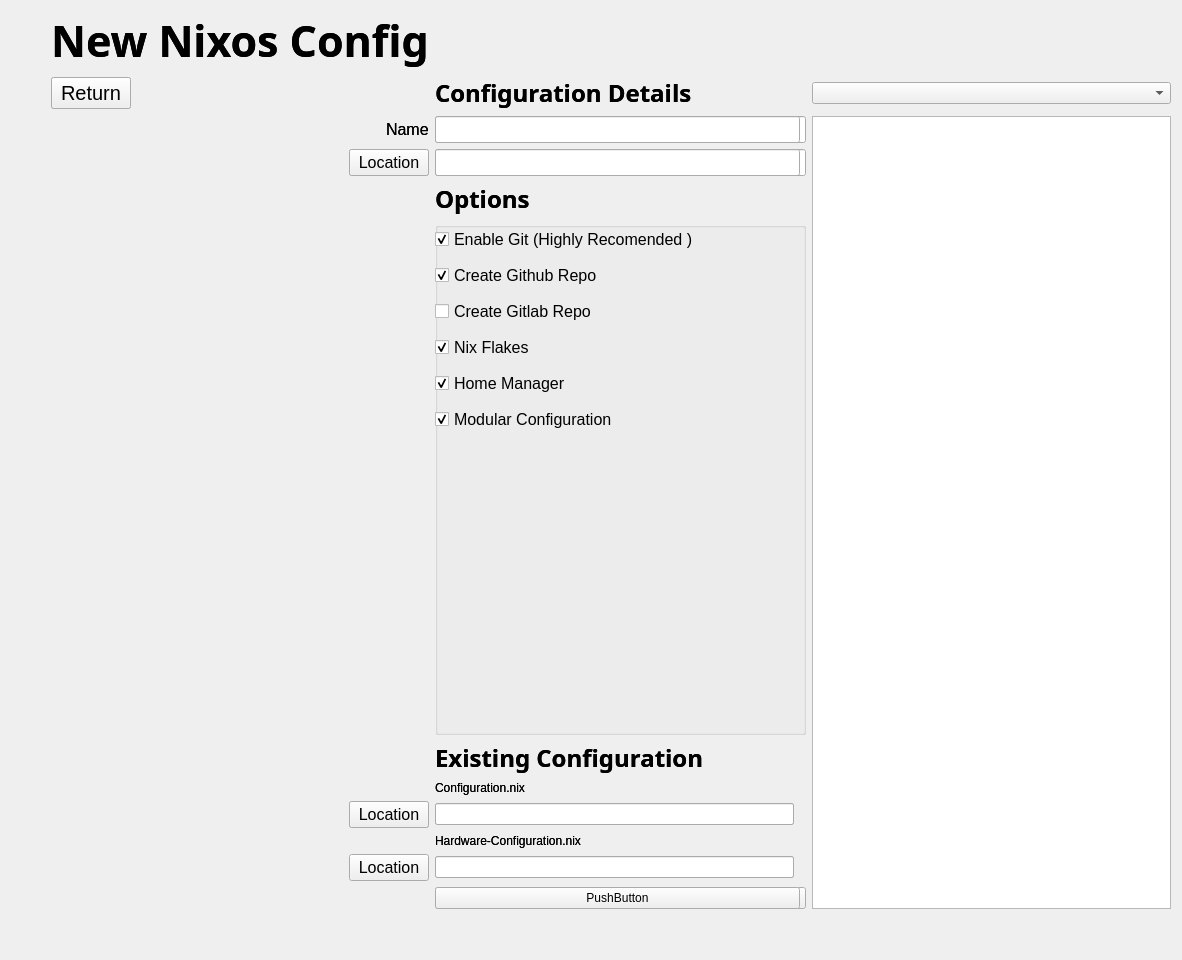
<?xml version="1.0" encoding="UTF-8"?>
<ui version="4.0">
 <class>centralwidget</class>
 <widget class="QWidget" name="centralwidget">
  <property name="geometry">
   <rect>
    <x>0</x>
    <y>0</y>
    <width>1182</width>
    <height>960</height>
   </rect>
  </property>
  <property name="sizePolicy">
   <sizepolicy hsizetype="Expanding" vsizetype="Expanding">
    <horstretch>1</horstretch>
    <verstretch>1</verstretch>
   </sizepolicy>
  </property>
  <layout class="QGridLayout" name="gridLayout" rowstretch="0,0,0,0,0,0,0,0,0,0,0,0,0" columnstretch="0,0,0,0,0,0">
   <property name="sizeConstraint">
    <enum>QLayout::SetNoConstraint</enum>
   </property>
   <property name="horizontalSpacing">
    <number>6</number>
   </property>
   <item row="3" column="1" alignment="Qt::AlignRight">
    <widget class="QPushButton" name="newConfigLocation">
     <property name="sizePolicy">
      <sizepolicy hsizetype="Fixed" vsizetype="Fixed">
       <horstretch>0</horstretch>
       <verstretch>0</verstretch>
      </sizepolicy>
     </property>
     <property name="font">
      <font>
       <pointsize>12</pointsize>
      </font>
     </property>
     <property name="text">
      <string>Location</string>
     </property>
     <property name="icon">
      <iconset>
       <normaloff>../assets/icons/folder.png</normaloff>../assets/icons/folder.png</iconset>
     </property>
    </widget>
   </item>
   <item row="8" column="2">
    <widget class="QLineEdit" name="existingConfig"/>
   </item>
   <item row="4" column="2" colspan="3">
    <widget class="QLabel" name="label_5">
     <property name="sizePolicy">
      <sizepolicy hsizetype="Preferred" vsizetype="Fixed">
       <horstretch>0</horstretch>
       <verstretch>0</verstretch>
      </sizepolicy>
     </property>
     <property name="font">
      <font>
       <family>cursor.pcf</family>
       <pointsize>18</pointsize>
       <weight>75</weight>
       <bold>true</bold>
      </font>
     </property>
     <property name="text">
      <string>Options</string>
     </property>
    </widget>
   </item>
   <item row="3" column="2" colspan="3">
    <widget class="QLineEdit" name="newConfig">
     <property name="font">
      <font>
       <pointsize>12</pointsize>
      </font>
     </property>
    </widget>
   </item>
   <item row="2" column="1" alignment="Qt::AlignRight">
    <widget class="QLabel" name="label_3">
     <property name="font">
      <font>
       <pointsize>12</pointsize>
      </font>
     </property>
     <property name="text">
      <string>Name</string>
     </property>
    </widget>
   </item>
   <item row="1" column="1">
    <widget class="QPushButton" name="pushButton">
     <property name="sizePolicy">
      <sizepolicy hsizetype="Fixed" vsizetype="Fixed">
       <horstretch>0</horstretch>
       <verstretch>0</verstretch>
      </sizepolicy>
     </property>
     <property name="font">
      <font>
       <pointsize>15</pointsize>
      </font>
     </property>
     <property name="text">
      <string>Return</string>
     </property>
     <property name="icon">
      <iconset>
       <normaloff>../assets/icons/back_arrow.png</normaloff>../assets/icons/back_arrow.png</iconset>
     </property>
     <property name="iconSize">
      <size>
       <width>32</width>
       <height>32</height>
      </size>
     </property>
    </widget>
   </item>
   <item row="9" column="2">
    <widget class="QLabel" name="label_8">
     <property name="text">
      <string>Hardware-Configuration.nix</string>
     </property>
    </widget>
   </item>
   <item row="6" column="2">
    <widget class="QLabel" name="label_6">
     <property name="font">
      <font>
       <family>cursor.pcf</family>
       <pointsize>18</pointsize>
       <weight>75</weight>
       <bold>true</bold>
      </font>
     </property>
     <property name="text">
      <string>Existing Configuration</string>
     </property>
    </widget>
   </item>
   <item row="7" column="2">
    <widget class="QLabel" name="label_7">
     <property name="text">
      <string>Configuration.nix</string>
     </property>
    </widget>
   </item>
   <item row="2" column="2" colspan="3">
    <widget class="QLineEdit" name="configName">
     <property name="sizePolicy">
      <sizepolicy hsizetype="Preferred" vsizetype="Fixed">
       <horstretch>0</horstretch>
       <verstretch>0</verstretch>
      </sizepolicy>
     </property>
     <property name="font">
      <font>
       <pointsize>12</pointsize>
      </font>
     </property>
    </widget>
   </item>
   <item row="4" column="0">
    <spacer name="horizontalSpacer_2">
     <property name="orientation">
      <enum>Qt::Horizontal</enum>
     </property>
     <property name="sizeType">
      <enum>QSizePolicy::Minimum</enum>
     </property>
     <property name="sizeHint" stdset="0">
      <size>
       <width>40</width>
       <height>20</height>
      </size>
     </property>
    </spacer>
   </item>
   <item row="0" column="1">
    <widget class="QLabel" name="label">
     <property name="font">
      <font>
       <family>cursor.pcf</family>
       <pointsize>32</pointsize>
       <weight>75</weight>
       <bold>true</bold>
      </font>
     </property>
     <property name="text">
      <string>New Nixos Config</string>
     </property>
     <property name="alignment">
      <set>Qt::AlignCenter</set>
     </property>
    </widget>
   </item>
   <item row="11" column="2" colspan="3">
    <widget class="QPushButton" name="nextButton">
     <property name="text">
      <string>Next</string>
     </property>
    </widget>
   </item>
   <item row="8" column="1" alignment="Qt::AlignRight">
    <widget class="QPushButton" name="existingConfigLocation">
     <property name="sizePolicy">
      <sizepolicy hsizetype="Fixed" vsizetype="Fixed">
       <horstretch>0</horstretch>
       <verstretch>0</verstretch>
      </sizepolicy>
     </property>
     <property name="font">
      <font>
       <pointsize>12</pointsize>
      </font>
     </property>
     <property name="text">
      <string>Location</string>
     </property>
     <property name="icon">
      <iconset>
       <normaloff>../assets/icons/folder.png</normaloff>../assets/icons/folder.png</iconset>
     </property>
    </widget>
   </item>
   <item row="1" column="2" colspan="3">
    <widget class="QLabel" name="label_4">
     <property name="sizePolicy">
      <sizepolicy hsizetype="Fixed" vsizetype="Fixed">
       <horstretch>0</horstretch>
       <verstretch>0</verstretch>
      </sizepolicy>
     </property>
     <property name="font">
      <font>
       <family>cursor.pcf</family>
       <pointsize>18</pointsize>
       <weight>75</weight>
       <bold>true</bold>
      </font>
     </property>
     <property name="text">
      <string>Configuration Details</string>
     </property>
    </widget>
   </item>
   <item row="10" column="2">
    <widget class="QLineEdit" name="existingHardwareConfig"/>
   </item>
   <item row="0" column="2" alignment="Qt::AlignHCenter">
    <widget class="QLabel" name="label_2">
     <property name="maximumSize">
      <size>
       <width>50</width>
       <height>50</height>
      </size>
     </property>
     <property name="text">
      <string/>
     </property>
     <property name="pixmap">
      <pixmap>../assets/icons/nix.png</pixmap>
     </property>
     <property name="scaledContents">
      <bool>true</bool>
     </property>
    </widget>
   </item>
   <item row="5" column="2" colspan="3">
    <widget class="QGroupBox" name="groupBox">
     <property name="sizePolicy">
      <sizepolicy hsizetype="Expanding" vsizetype="Expanding">
       <horstretch>0</horstretch>
       <verstretch>0</verstretch>
      </sizepolicy>
     </property>
     <property name="title">
      <string/>
     </property>
     <property name="checkable">
      <bool>false</bool>
     </property>
     <widget class="QWidget" name="verticalLayoutWidget">
      <property name="geometry">
       <rect>
        <x>0</x>
        <y>0</y>
        <width>411</width>
        <height>220</height>
       </rect>
      </property>
      <layout class="QVBoxLayout" name="verticalLayout">
       <item>
        <widget class="QCheckBox" name="enableGit">
         <property name="enabled">
          <bool>true</bool>
         </property>
         <property name="font">
          <font>
           <pointsize>12</pointsize>
          </font>
         </property>
         <property name="text">
          <string>Enable Git (Highly Recomended )</string>
         </property>
         <property name="checked">
          <bool>true</bool>
         </property>
        </widget>
       </item>
       <item>
        <widget class="QCheckBox" name="enableGithub">
         <property name="font">
          <font>
           <pointsize>12</pointsize>
          </font>
         </property>
         <property name="text">
          <string>Create Github Repo</string>
         </property>
         <property name="checked">
          <bool>true</bool>
         </property>
        </widget>
       </item>
       <item>
        <widget class="QCheckBox" name="enableGitlab">
         <property name="font">
          <font>
           <pointsize>12</pointsize>
          </font>
         </property>
         <property name="text">
          <string>Create Gitlab Repo</string>
         </property>
        </widget>
       </item>
       <item>
        <widget class="QCheckBox" name="enableFlakes">
         <property name="font">
          <font>
           <pointsize>12</pointsize>
          </font>
         </property>
         <property name="text">
          <string>Nix Flakes</string>
         </property>
         <property name="checked">
          <bool>true</bool>
         </property>
        </widget>
       </item>
       <item>
        <widget class="QCheckBox" name="enableHomeManager">
         <property name="font">
          <font>
           <pointsize>12</pointsize>
          </font>
         </property>
         <property name="text">
          <string>Home Manager</string>
         </property>
         <property name="checked">
          <bool>true</bool>
         </property>
        </widget>
       </item>
       <item>
        <widget class="QCheckBox" name="enableModularConfig">
         <property name="font">
          <font>
           <pointsize>12</pointsize>
          </font>
         </property>
         <property name="text">
          <string>Modular Configuration</string>
         </property>
         <property name="checked">
          <bool>true</bool>
         </property>
        </widget>
       </item>
      </layout>
     </widget>
    </widget>
   </item>
   <item row="9" column="2">
    <widget class="QLabel" name="label_8">
     <property name="text">
      <string>Hardware-Configuration.nix</string>
     </property>
    </widget>
   </item>
   <item row="6" column="2">
    <widget class="QLabel" name="label_6">
     <property name="font">
      <font>
       <family>cursor.pcf</family>
       <pointsize>18</pointsize>
       <weight>75</weight>
       <bold>true</bold>
      </font>
     </property>
     <property name="text">
      <string>Existing Configuration</string>
     </property>
    </widget>
   </item>
   <item row="7" column="2">
    <widget class="QLabel" name="label_7">
     <property name="text">
      <string>Configuration.nix</string>
     </property>
    </widget>
   </item>
   <item row="3" column="1" alignment="Qt::AlignRight">
    <widget class="QPushButton" name="newConfigLocation">
     <property name="sizePolicy">
      <sizepolicy hsizetype="Fixed" vsizetype="Fixed">
       <horstretch>0</horstretch>
       <verstretch>0</verstretch>
      </sizepolicy>
     </property>
     <property name="font">
      <font>
       <pointsize>12</pointsize>
      </font>
     </property>
     <property name="text">
      <string>Location</string>
     </property>
     <property name="icon">
      <iconset>
       <normaloff>../assets/icons/folder.png</normaloff>../assets/icons/folder.png</iconset>
     </property>
    </widget>
   </item>
   <item row="3" column="2" colspan="2">
    <widget class="QLineEdit" name="newConfig">
     <property name="font">
      <font>
       <pointsize>12</pointsize>
      </font>
     </property>
    </widget>
   </item>
   <item row="4" column="2" colspan="2">
    <widget class="QLabel" name="label_5">
     <property name="sizePolicy">
      <sizepolicy hsizetype="Preferred" vsizetype="Fixed">
       <horstretch>0</horstretch>
       <verstretch>0</verstretch>
      </sizepolicy>
     </property>
     <property name="font">
      <font>
       <family>cursor.pcf</family>
       <pointsize>18</pointsize>
       <weight>75</weight>
       <bold>true</bold>
      </font>
     </property>
     <property name="text">
      <string>Options</string>
     </property>
    </widget>
   </item>
   <item row="8" column="2">
    <widget class="QLineEdit" name="existingConfig"/>
   </item>
   <item row="2" column="1" alignment="Qt::AlignRight">
    <widget class="QLabel" name="label_3">
     <property name="font">
      <font>
       <pointsize>12</pointsize>
      </font>
     </property>
     <property name="text">
      <string>Name</string>
     </property>
    </widget>
   </item>
   <item row="4" column="0">
    <spacer name="horizontalSpacer_2">
     <property name="orientation">
      <enum>Qt::Horizontal</enum>
     </property>
     <property name="sizeType">
      <enum>QSizePolicy::Minimum</enum>
     </property>
     <property name="sizeHint" stdset="0">
      <size>
       <width>40</width>
       <height>20</height>
      </size>
     </property>
    </spacer>
   </item>
   <item row="8" column="1" alignment="Qt::AlignRight">
    <widget class="QPushButton" name="existingConfigLocation">
     <property name="sizePolicy">
      <sizepolicy hsizetype="Fixed" vsizetype="Fixed">
       <horstretch>0</horstretch>
       <verstretch>0</verstretch>
      </sizepolicy>
     </property>
     <property name="font">
      <font>
       <pointsize>12</pointsize>
      </font>
     </property>
     <property name="text">
      <string>Location</string>
     </property>
     <property name="icon">
      <iconset>
       <normaloff>../assets/icons/folder.png</normaloff>../assets/icons/folder.png</iconset>
     </property>
    </widget>
   </item>
   <item row="11" column="2" colspan="2">
    <widget class="QPushButton" name="nextButton">
     <property name="text">
      <string>PushButton</string>
     </property>
    </widget>
   </item>
   <item row="0" column="1">
    <widget class="QLabel" name="label">
     <property name="font">
      <font>
       <family>cursor.pcf</family>
       <pointsize>32</pointsize>
       <weight>75</weight>
       <bold>true</bold>
      </font>
     </property>
     <property name="text">
      <string>New Nixos Config</string>
     </property>
     <property name="alignment">
      <set>Qt::AlignCenter</set>
     </property>
    </widget>
   </item>
   <item row="2" column="2" colspan="2">
    <widget class="QLineEdit" name="lineEdit">
     <property name="sizePolicy">
      <sizepolicy hsizetype="Preferred" vsizetype="Fixed">
       <horstretch>0</horstretch>
       <verstretch>0</verstretch>
      </sizepolicy>
     </property>
     <property name="font">
      <font>
       <pointsize>12</pointsize>
      </font>
     </property>
    </widget>
   </item>
   <item row="1" column="2" colspan="2">
    <widget class="QLabel" name="label_4">
     <property name="sizePolicy">
      <sizepolicy hsizetype="Fixed" vsizetype="Fixed">
       <horstretch>0</horstretch>
       <verstretch>0</verstretch>
      </sizepolicy>
     </property>
     <property name="font">
      <font>
       <family>cursor.pcf</family>
       <pointsize>18</pointsize>
       <weight>75</weight>
       <bold>true</bold>
      </font>
     </property>
     <property name="text">
      <string>Configuration Details</string>
     </property>
    </widget>
   </item>
   <item row="10" column="2">
    <widget class="QLineEdit" name="existingHardwareConfig"/>
   </item>
   <item row="1" column="1">
    <widget class="QPushButton" name="returnButton">
     <property name="sizePolicy">
      <sizepolicy hsizetype="Fixed" vsizetype="Fixed">
       <horstretch>0</horstretch>
       <verstretch>0</verstretch>
      </sizepolicy>
     </property>
     <property name="font">
      <font>
       <pointsize>15</pointsize>
      </font>
     </property>
     <property name="text">
      <string>Return</string>
     </property>
     <property name="icon">
      <iconset>
       <normaloff>../assets/icons/back_arrow.png</normaloff>../assets/icons/back_arrow.png</iconset>
     </property>
     <property name="iconSize">
      <size>
       <width>32</width>
       <height>32</height>
      </size>
     </property>
    </widget>
   </item>
   <item row="0" column="2" alignment="Qt::AlignHCenter">
    <widget class="QLabel" name="label_2">
     <property name="maximumSize">
      <size>
       <width>50</width>
       <height>50</height>
      </size>
     </property>
     <property name="text">
      <string/>
     </property>
     <property name="pixmap">
      <pixmap>../assets/icons/nix.png</pixmap>
     </property>
     <property name="scaledContents">
      <bool>true</bool>
     </property>
    </widget>
   </item>
   <item row="10" column="1" alignment="Qt::AlignRight">
    <widget class="QPushButton" name="existingHardwareConfigLocation">
     <property name="sizePolicy">
      <sizepolicy hsizetype="Fixed" vsizetype="Fixed">
       <horstretch>0</horstretch>
       <verstretch>0</verstretch>
      </sizepolicy>
     </property>
     <property name="font">
      <font>
       <pointsize>12</pointsize>
      </font>
     </property>
     <property name="text">
      <string>Location</string>
     </property>
     <property name="icon">
      <iconset>
       <normaloff>../assets/icons/folder.png</normaloff>../assets/icons/folder.png</iconset>
     </property>
    </widget>
   </item>
   <item row="12" column="2">
    <spacer name="verticalSpacer">
     <property name="orientation">
      <enum>Qt::Vertical</enum>
     </property>
     <property name="sizeType">
      <enum>QSizePolicy::Preferred</enum>
     </property>
     <property name="sizeHint" stdset="0">
      <size>
       <width>20</width>
       <height>40</height>
      </size>
     </property>
    </spacer>
   </item>
   <item row="2" column="5" rowspan="10">
    <widget class="QTreeView" name="configOverview"/>
   </item>
   <item row="5" column="1">
    <widget class="QLabel" name="gnixRobot">
     <property name="sizePolicy">
      <sizepolicy hsizetype="Fixed" vsizetype="Fixed">
       <horstretch>0</horstretch>
       <verstretch>0</verstretch>
      </sizepolicy>
     </property>
     <property name="maximumSize">
      <size>
       <width>256</width>
       <height>312</height>
      </size>
     </property>
     <property name="text">
      <string/>
     </property>
     <property name="pixmap">
      <pixmap>../assets/images/gnix_robot.png</pixmap>
     </property>
     <property name="scaledContents">
      <bool>true</bool>
     </property>
    </widget>
   </item>
   <item row="0" column="5" alignment="Qt::AlignHCenter">
    <widget class="QLabel" name="tux">
     <property name="sizePolicy">
      <sizepolicy hsizetype="Preferred" vsizetype="Preferred">
       <horstretch>0</horstretch>
       <verstretch>0</verstretch>
      </sizepolicy>
     </property>
     <property name="maximumSize">
      <size>
       <width>50</width>
       <height>50</height>
      </size>
     </property>
     <property name="text">
      <string/>
     </property>
     <property name="pixmap">
      <pixmap>../assets/images/tux.png</pixmap>
     </property>
     <property name="scaledContents">
      <bool>true</bool>
     </property>
    </widget>
   </item>
   <item row="1" column="5">
    <widget class="QComboBox" name="folderStructure"/>
   </item>
  </layout>
 </widget>
 <resources>
  <include location="Global.qrc"/>
 </resources>
 <connections/>
</ui>
